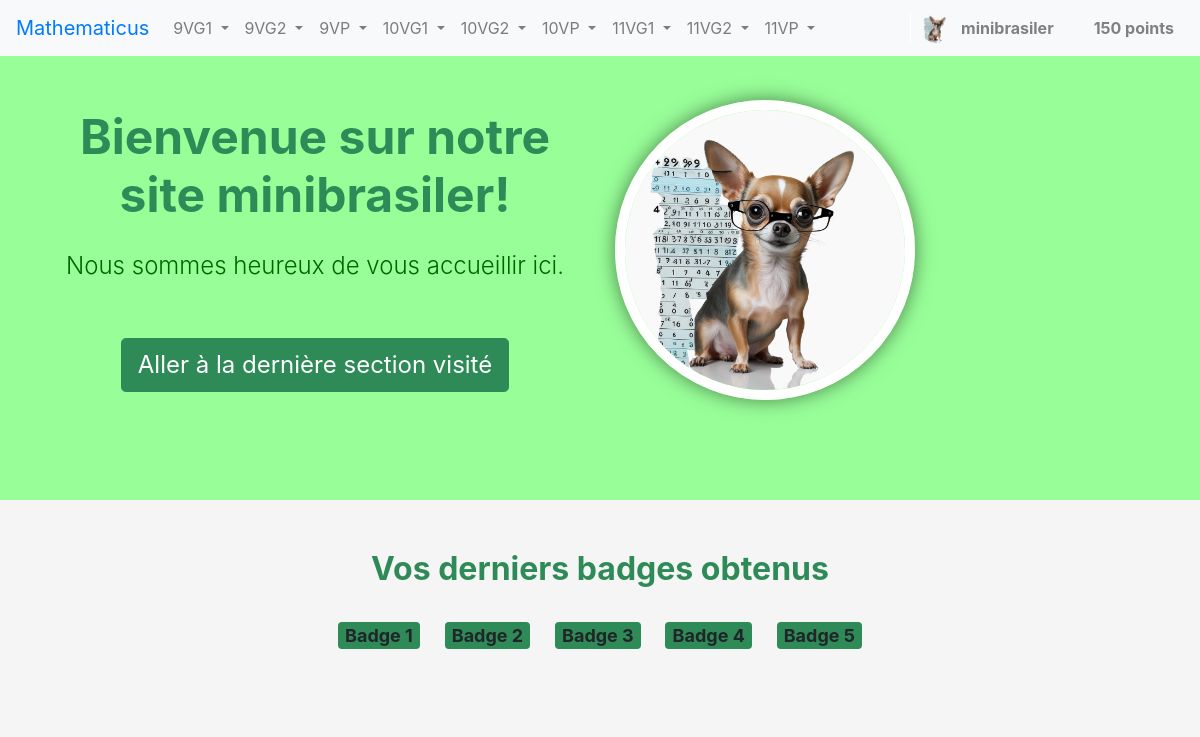
The page /dashboard (signed in) on the database as committed earlier.
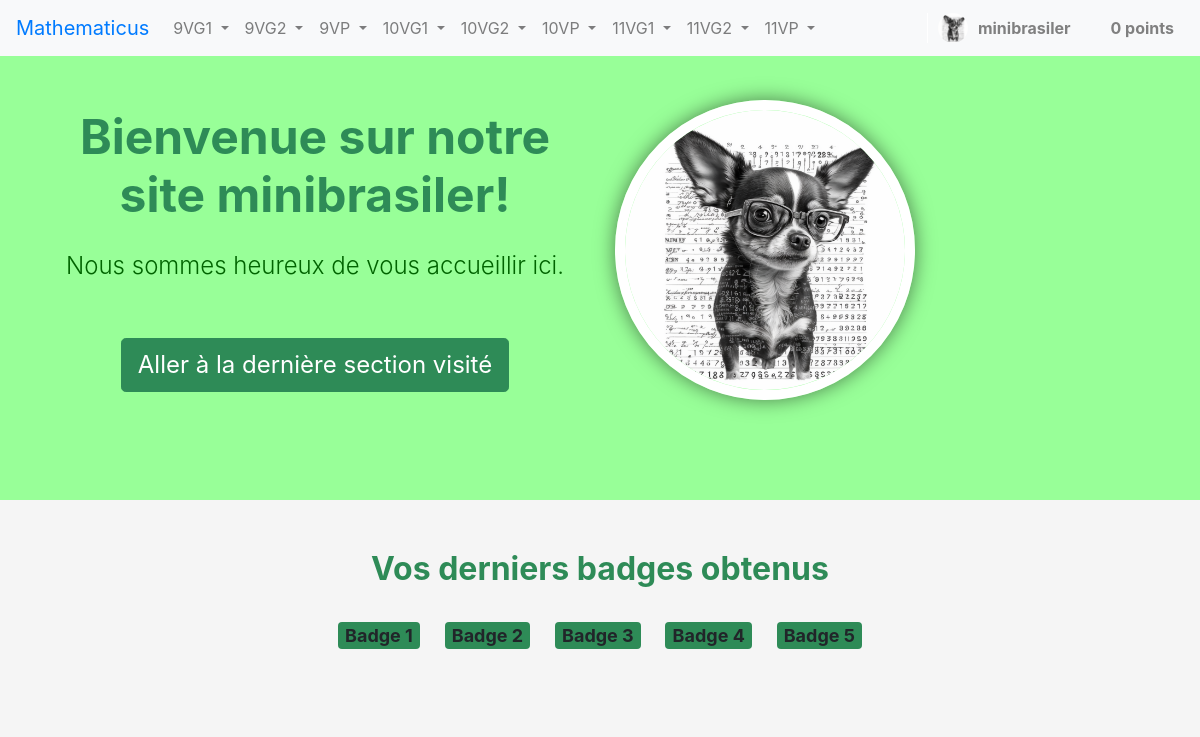
The same page on the database as committed later.
### app.py (models this page shows)
class User(UserMixin, db.Model):
    __tablename__ = 'users'
    id = db.Column(db.Integer, primary_key=True)
    username = db.Column(db.String(50), unique=True, nullable=False)
    email = db.Column(db.String(128), unique=True, nullable=False)
    password_hash = db.Column(db.String(128), nullable=False)
    token = db.Column(db.Integer, default=False, nullable=False)
    is_confirmed = db.Column(db.Boolean, default=False)
    personnalisation = db.Column(db.Boolean, default=False)
    avatar = db.Column(db.String(50), nullable = True)
    points = db.Column(db.Integer, default=0)
    exercises = db.relationship('Exercise', backref='user', lazy='dynamic')

### app.py (the view)
@app.route('/dashboard')
@login_required
def dashboard():
     user = current_user
     return render_template('dashboard.html',user=current_user)

### app.py (called while the page is built)
    @login_manager.user_loader
    def load_user(user_id):
        return db.session.get(User,(int(user_id)))

### templates/dashboard.html (shortened to what this page needs)
<!DOCTYPE html>
<html>
<head>
  <link rel="stylesheet" href="https://maxcdn.bootstrapcdn.com/bootstrap/4.5.2/css/bootstrap.min.css">
  <link rel="stylesheet" href="static/navbar-style.css">
  <link rel="stylesheet" href="static/dashboard-style.css">
</head>
<body>
  {% include 'navbar.html' %}
  <section id="welcome">
  <div class="container">
    <div class="row align-items-center">
      <div class="col-md-6 text-center">
        <h2 class="mb-4">Bienvenue sur notre site {{user.username}}!</h2>
        <p class="lead mb-4">Nous sommes heureux de vous accueillir ici.</p>
        <button class="btn btn-primary btn-lg"><a href="#">Aller à la dernière section visité</a></button>
      </div>
      <div class="col-md-6">
        <img src=static/images/{{user.avatar}} alt="Bienvenue" class="img-fluid">
      </div>
    </div>
  </div>
  </section>
<section id="badges">
  <div class="container">
    <div class="row align-items-center">
      <div class="col-md-12 text-center">
        <h3 class="mb-4">Vos derniers badges obtenus</h3>
        <div class="badge">Badge 1</div>
        <div class="badge">Badge 2</div>
        <div class="badge">Badge 3</div>
        <div class="badge">Badge 4</div>
        <div class="badge">Badge 5</div>
      </div>
    </div>
  </div>
</section>
</body>
</html>

### templates/navbar.html (shortened to what this page needs)
<nav class="navbar navbar-expand-lg navbar-light bg-light">
    <a class="navbar-brand" href="#">Mathematicus</a>
    <div class="collapse navbar-collapse" id="navbarNav">
      <ul class="navbar-nav">
        <li class="nav-item dropdown">
          <a class="nav-link dropdown-toggle" href="#" id="9VG1Dropdown" role="button" data-toggle="dropdown" aria-haspopup="true" aria-expanded="false">
            9VG1
          </a>
        </li>
        <li class="nav-item dropdown">
          <a class="nav-link dropdown-toggle" href="#" id="9VG2Dropdown" role="button" data-toggle="dropdown" aria-haspopup="true" aria-expanded="false">
            9VG2
          </a>
        </li>
        <li class="nav-item dropdown">
          <a class="nav-link dropdown-toggle" href="#" id="9VPDropdown" role="button" data-toggle="dropdown" aria-haspopup="true" aria-expanded="false">
            9VP
          </a>
        </li>
        <li class="nav-item dropdown">
          <a class="nav-link dropdown-toggle" href="#" id="10VG1Dropdown" role="button" data-toggle="dropdown" aria-haspopup="true" aria-expanded="false">
            10VG1
          </a>
        </li>
        <li class="nav-item dropdown">
          <a class="nav-link dropdown-toggle" href="#" id="10VG2Dropdown" role="button" data-toggle="dropdown" aria-haspopup="true" aria-expanded="false">
            10VG2
          </a>
        </li>
        <li class="nav-item dropdown">
          <a class="nav-link dropdown-toggle" href="#" id="10VPDropdown" role="button" data-toggle="dropdown" aria-haspopup="true" aria-expanded="false">
            10VP
          </a>
        </li>
        <li class="nav-item dropdown">
          <a class="nav-link dropdown-toggle" href="#" id="11VG1Dropdown" role="button" data-toggle="dropdown" aria-haspopup="true" aria-expanded="false">
            11VG1
          </a>
        </li>
        <li class="nav-item dropdown">
          <a class="nav-link dropdown-toggle" href="#" id="11VG2Dropdown" role="button" data-toggle="dropdown" aria-haspopup="true" aria-expanded="false">
            11VG2
          </a>
        </li>
        <li class="nav-item dropdown">
          <a class="nav-link dropdown-toggle" href="#" id="11VPDropdown" role="button" data-toggle="dropdown" aria-haspopup="true" aria-expanded="false">
            11VP
          </a>
        </li>
      </ul>
      <div class="user-menu">
        <a href="#" class="user-link">
        <img src="static/images/{{user.avatar}}" alt="User Image" class="user-image">
       {{ user.username }}
        <span class="points-nav" id="points_utilisateurs_nav">{{user.points}} points</span>
        </a>
    </div>
    </div>
  </nav>

### static/navbar-style.css (style rules this page uses)
.navbar { background-color: #87CEFA; position: fixed; width: 100%; z-index: 3; }
.navbar-brand { color: #007bff !important; }
.user-menu { position: relative; display: inline-block; margin-left: auto; }
.user-menu a { color: grey; }
.user-link { display: flex; align-items: center; color: #fff; font-weight: bold; text-decoration: none; padding: 0 10px; border-left: 1px solid #fff; }
.user-image { width: 30px; height: 30px; border-radius: 50%; margin-right: 10px; }
.points-nav { padding-left:20px; margin-left:20px; }

### static/dashboard-style.css (style rules this page uses)
body { background-color: #f5f5f5; }
#welcome { background-color: #98ff98; padding: 100px 0; }
#welcome h2 { font-size: 48px; color: #2e8b57; font-weight: bold; }
#welcome p { font-size: 24px; color: #006400; }
#welcome button { margin-top: 30px; font-size: 24px; background-color: #2e8b57; border-color: #2e8b57; color:white; }
#welcome button a { color: #fff; }
#welcome img { border-radius: 50%; border: 10px solid #fff; box-shadow: 0 0 20px rgba(0, 0, 0, 0.5); width: 300px; height: 300px; position: relative; animation-name: zoomInAndTranslate; animation-duration: 2s; animation-fill-mode: forwards; }
a { text-decoration:none; color:#2e8b57; }
#badges { background-color: #f5f5f5; padding: 50px 0; }
#badges h3 { font-size: 32px; color: #2e8b57; font-weight: bold; }
#badges .badge { margin: 10px; font-size: 18px; background-color: #2e8b57; }

Rows that differ between the two databases and show on the page:
changed User "minibrasiler": avatar: a different picture; points "150" → "0"
